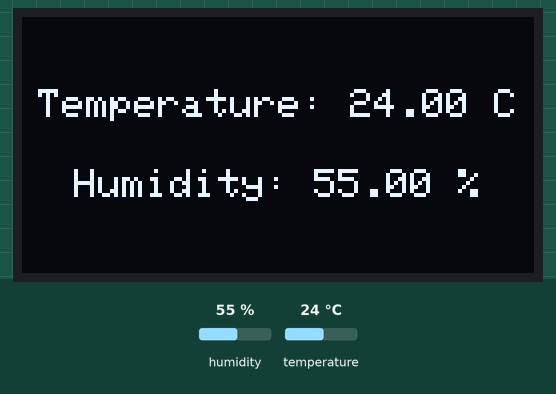
This sketch was run on a simulated ESP32. On the bench: 128×64 one-colour display. The inputs (shaded band) are chosen by the test bench; at power-on: humidity 55 %, temperature 24 °C. What the sketch prints to the serial monitor is not drawn.

Above: at 1.2 s.
1.3 s: humidity set to 22 %
At 2.9 s:
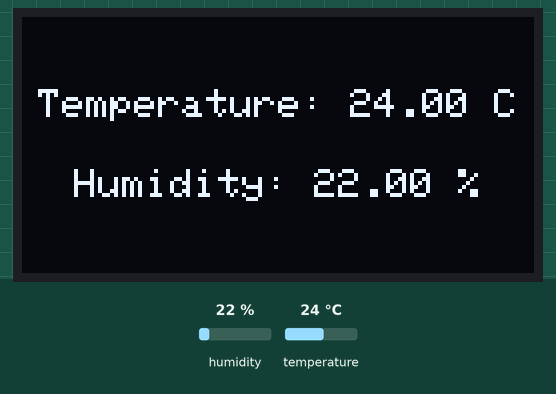
4.0 s: temperature set to 12 °C
At 5.0 s:
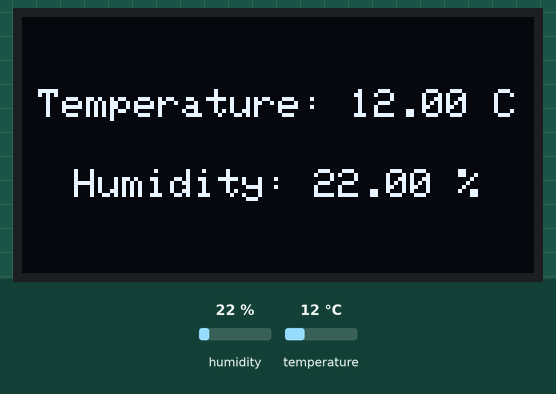
6.7 s: humidity set to 40 %
At 9.2 s:
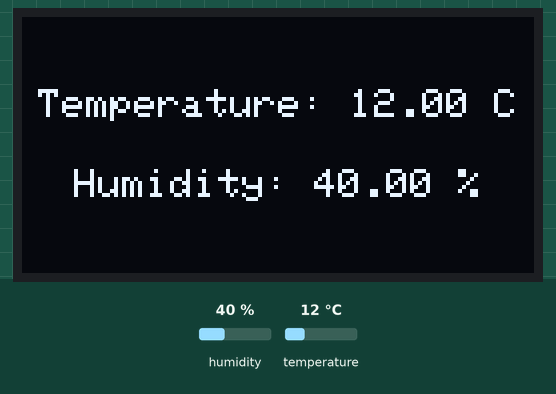
9.8 s: temperature set to 19 °C
Timing chart, 0 to 12.8 s (numbered marks = the images above; inputs shaded):
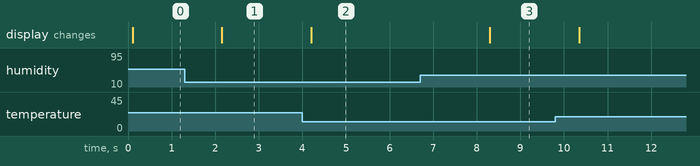

Measured:
- after the input at 1.3 s, the display: changes after 0.85 s (image 1)
- after the input at 4.0 s, the display: changes after 0.20 s (image 2)
- after the input at 6.7 s, the display: changes after 1.6 s (image 3)

The sketch:

6_I2C_OLED_DHT11.ino
```cpp
#include <Wire.h>              // I2C communication library
#include <Adafruit_GFX.h>      // Core graphics library
#include <Adafruit_SSD1306.h>  // OLED library
#include <Adafruit_Sensor.h>   // Sensor base library
#include <DHT.h>               // DHT sensor library

// ---------------- OLED SETTINGS -----------------
#define SCREEN_WIDTH 128     // OLED width in pixels
#define SCREEN_HEIGHT 64     // OLED height in pixels
#define OLED_RESET -1        // Reset pin not used
#define SCREEN_ADDRESS 0x3C  // I2C address of OLED
Adafruit_SSD1306 display(SCREEN_WIDTH, SCREEN_HEIGHT, &Wire, OLED_RESET);

// ---------------- DHT SETTINGS -----------------
#define DHTPIN 4           // Pin where DHT is connected
#define DHTTYPE DHT11      // DHT11 sensor type
DHT dht(DHTPIN, DHTTYPE);  // Create DHT object

void setup() {
  Serial.begin(115200);  // Start serial monitor for debugging

  // Initialize OLED display
  if (!display.begin(SSD1306_SWITCHCAPVCC, SCREEN_ADDRESS)) {
    Serial.println("SSD1306 allocation failed");
    for (;;)
      ;  // Stop execution if OLED not found
  }

  dht.begin();             // Start DHT sensor
  display.clearDisplay();  // Clear OLED buffer
  display.display();       // Refresh display
}

void loop() {
  float temperature = dht.readTemperature();  // Read temperature in Celsius
  float humidity = dht.readHumidity();        // Read humidity

  // ---------------- ERROR HANDLING -----------------
  if (isnan(temperature) || isnan(humidity)) {
    display.clearDisplay();
    display.setTextSize(1);
    display.setTextColor(SSD1306_WHITE);

    // Center text: "Sensor Error!"
    String msg = "Sensor Error!";
    int16_t x1, y1;
    uint16_t w, h;
    display.getTextBounds(msg, 0, 0, &x1, &y1, &w, &h);
    int x = (SCREEN_WIDTH - w) / 2;
    int y = (SCREEN_HEIGHT - h) / 2;

    display.setCursor(x, y);
    display.println(msg);
    display.display();

    Serial.println("Failed to read from DHT sensor!");
    delay(2000);  // Wait before retry
    return;       // Skip rest of loop
  }

  // ---------------- NORMAL DISPLAY -----------------
  display.clearDisplay();  // Clear previous values
  display.setTextColor(SSD1306_WHITE);

  // Create text strings
  String tempText = "Temperature: " + String(temperature) + " C";
  String humText = "Humidity: " + String(humidity) + " %";

  int16_t x1, y1;
  uint16_t w, h;

  // ---------------- TEMPERATURE CENTERED -----------------
  display.getTextBounds(tempText, 0, 0, &x1, &y1, &w, &h);
  int xT = (SCREEN_WIDTH - w) / 2;
  int yT = ((SCREEN_HEIGHT - h) / 2) - 10;  // slightly above center
  display.setCursor(xT, yT);
  display.print(tempText);

  // ---------------- HUMIDITY CENTERED -----------------
  display.getTextBounds(humText, 0, 0, &x1, &y1, &w, &h);
  int xH = (SCREEN_WIDTH - w) / 2;
  int yH = ((SCREEN_HEIGHT - h) / 2) + 10;  // slightly below center
  display.setCursor(xH, yH);
  display.print(humText);

  display.display();  // Refresh OLED to show new readings

  Serial.printf("Temperature: %.2f C  Humidity: %.2f %%\n", temperature, humidity);  // Print data to Serial Monitor

  delay(2000);  // Wait 2 seconds before next reading
}
```
